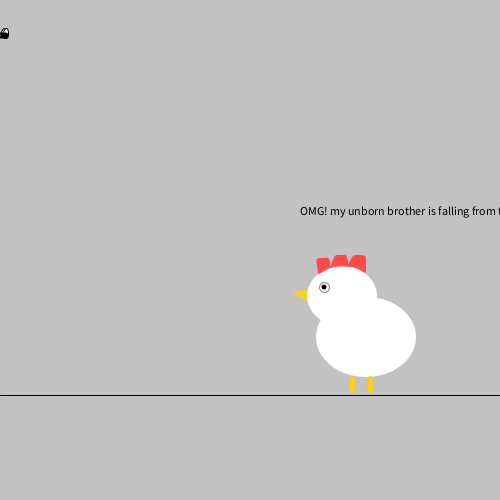
Frame 1 (no input)
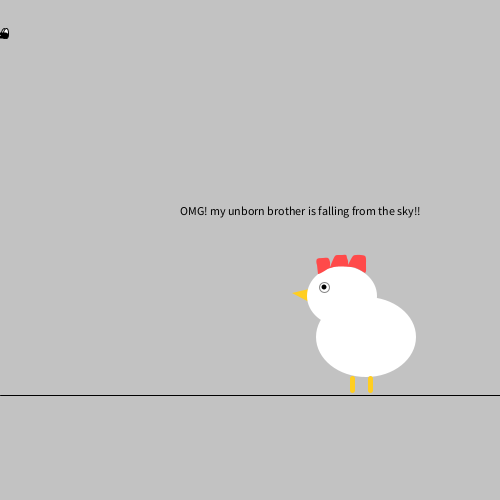
Frame 60 (the mouse pressed at the canvas centre just before this capture)
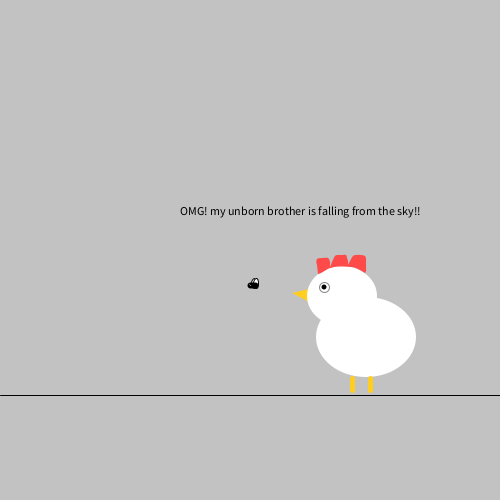
Frame 120 (the mouse held since frame 60 and released just before this capture)

The Processing sketch that drew these frames (run headless with seeded random() and noise(); from frame 60 on, the mouse is pressed at the canvas centre):

// Processing sketch: processing_110210
// ── processing_110210.pde

float a=-200;
float c=100;
float x=100;
float d=99;
float e=101;
float e1=10;
float e2=5;

void setup() {
  size(500,500);
}

void draw() {
  background(#c2c2c2);
  stroke(0);
  strokeWeight(1);
  line(0,395,width,395);
  
  fill(255);   // the egg
  noStroke();
  ellipse(c,a,50,70);
  a=constrain(a,-200,365);
  stroke(1);
  
  
  if(a==365){ //the egg breaks
    fill(0);
    strokeWeight(2); 
    line(100,400,90,390);
    line(90,390,110,370);
    line(110,370,88,357);
    line(88,357,113,345);
    line(113,345,94,332);
    line(mouseX-4,mouseY+30,mouseX-6,mouseY+23); 
    //line(mouseX-1,mouseY+28,mouseX-2,mouseY+18); 
   
    e1= 15;
    e2= 8;
    
    fill(#000000);
    text("Oh no! Now it's ruined :(", 341,215);
    textAlign(CENTER);
     
  }
   else if(a==mouseY-1 && (x==mouseX || d==mouseX || e==mouseX)){ // will fly catch the falling egg?
  a=a;  //it sense the weight...
  
  fill(#000000);
    text("Great work pal, hang on there!", 341,215);
    textAlign(CENTER);
  
  }
 
  else if (a!=mouseY-1 || x!=mouseX){ // the egg falls...
  a=a+1;  // don't understand why works on || and not on &&?
  
  fill(#000000);
    text("OMG! my unborn brother is falling from the sky!!", 300,215);
    textAlign(CENTER);
    
  }
  

//The chicken:

 strokeWeight(1);
 noStroke();
 fill(#ffce21);
 triangle(309,289,292,293,311,303);

//chicken body//
 noStroke();
 fill(255,255,255);
 
 ellipse(342,296,70,60);
 ellipse(366,337,100,80);
 
 //chicken leg//
 stroke(#ffce21);
 strokeWeight(5);
 line(352,378,352,390);
 
 
 stroke(#ffce21);
 strokeWeight(5);
 line(370,378,370,390);


//chicken eye//
 stroke(#898989);
 strokeWeight(1);
 ellipse(324,287,e1,e1);
 
//chicken eyeball//
  noStroke();
  fill(#000000);
  ellipse(324,287,e2,e2);

 //chicken top//
 noStroke();
 fill(#ff4a4a);
 beginShape();
  curveVertex(322,271);
  curveVertex(317,265);
  curveVertex(317,259);
  curveVertex(323,258);
  curveVertex(328,258);
  curveVertex(330,262);
  curveVertex(330,267);
  curveVertex(332,262);
  curveVertex(335,256);
  curveVertex(338,255);
  curveVertex(342,255);
  curveVertex(346,255);
  curveVertex(347,258);
  curveVertex(348,261);
  curveVertex(348,265);
  curveVertex(348,265);
  curveVertex(350,261);
  curveVertex(353,256);
  curveVertex(356,255);
  curveVertex(361,255);
  curveVertex(365,256);
  curveVertex(366,259);
  curveVertex(366,263);
  curveVertex(366,265);
  curveVertex(366,271);
  curveVertex(365,273);
  curveVertex(365,273);
  curveVertex(358,269);
  curveVertex(351,267);
  curveVertex(334,267);
  curveVertex(318,273);

  curveVertex(329,268);
  curveVertex(318,274);
  curveVertex(318,266);
 endShape(CLOSE);

 // the Fly
  stroke(0);
  fill(255);  // the fly
  ellipse(mouseX+4,mouseY+33,5,10); //ala
  ellipse(mouseX+6,mouseY+33,5,10); //ala
  fill(0);
  strokeWeight(6);
  line(mouseX,mouseY+35,mouseX+5,mouseY+35);
  strokeWeight(1);
  fill(255);
  ellipse(mouseX,mouseY+35,2,2);

}
  

void keyPressed(){
 a=a-10; 
} 

void mousePressed (){
 println("x: "+mouseX); 
 
}
